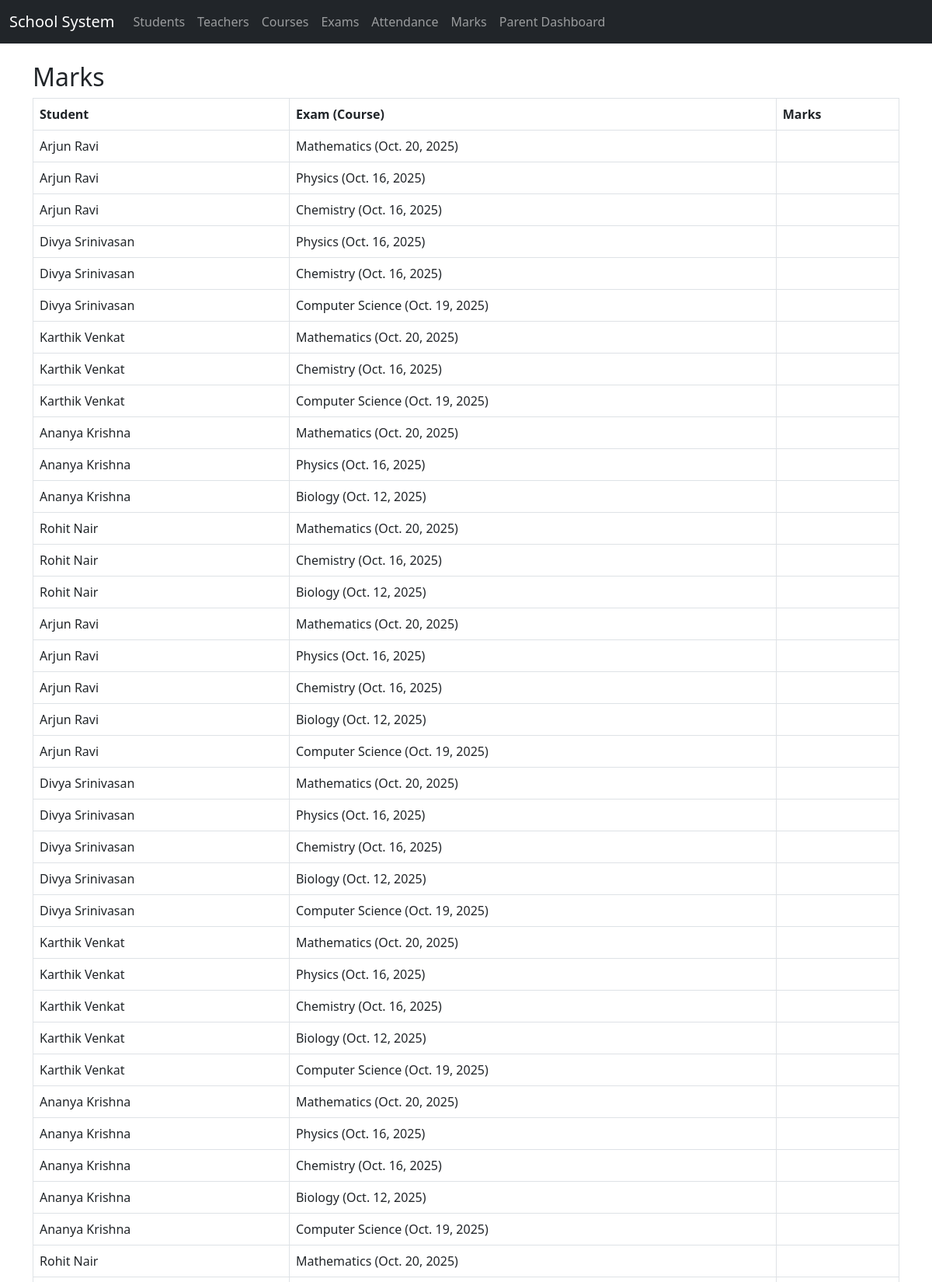
Page /marks/ (upper part) on the committed database.
### school/models.py (models this page shows, shortened)
class Marks(models.Model):
    student = models.ForeignKey(Student, on_delete=models.CASCADE)
    subject = models.ForeignKey(Course, on_delete=models.CASCADE, null=True, blank=True)
    exam = models.ForeignKey(Exam, null=True, blank=True, on_delete=models.SET_NULL)
    marks = models.IntegerField(default=0)

class Student(models.Model):
    user = models.OneToOneField(User, on_delete=models.CASCADE)
    enrollment_number = models.CharField(max_length=20, unique=True, null=True, blank=True)
    date_of_birth = models.DateField(null=True, blank=True)
    grade = models.CharField(max_length=10, null=True, blank=True)
    parent_user = models.ForeignKey(User, on_delete=models.SET_NULL, null=True, blank=True, related_name='children')
    courses = models.ManyToManyField('Course', blank=True)

class Exam(models.Model):
    name = models.CharField(max_length=100, null=True, blank=True)  # add this
    course = models.ForeignKey(Course, on_delete=models.CASCADE)
    date = models.DateField()
    total_marks = models.IntegerField(default=100)

class Course(models.Model):
    name = models.CharField(max_length=100)
    code = models.CharField(max_length=10, unique=True, default='COURSE001')
    teacher = models.ForeignKey(Teacher, on_delete=models.SET_NULL, null=True, blank=True, related_name='main_courses')

### school/views.py (the view)
# urls.py: path('marks/', views.marks_list, name='marks_list'),
def marks_list(request):
    marks_list = Marks.objects.all()
    return render(request, 'school/marks_list.html', {'marks_list': marks_list})

### school/templates/school/marks_list.html
{% extends 'school/base.html' %}
{% block content %}
<h2>Marks</h2>
<table class="table table-bordered">
    <tr>
        <th>Student</th>
        <th>Exam (Course)</th>
        <th>Marks</th>
    </tr>
    {% for mark in marks_list %}
    <tr>
        <td>{{ mark.student.user.first_name }} {{ mark.student.user.last_name }}</td>
        <td>{{ mark.exam.course.name }} ({{ mark.exam.date }})</td>
        <td>{{ mark.marks_obtained }}</td>
    </tr>
    {% endfor %}
</table>
{% endblock %}

### rows in the picture
Marks: student.user.first_name "Arjun", student.user.last_name "Ravi", exam.course.name "Mathematics", exam "Oct. 20, 2025"
Marks: student.user.first_name "Arjun", student.user.last_name "Ravi", exam.course.name "Physics", exam "Oct. 16, 2025"
Marks: student.user.first_name "Arjun", student.user.last_name "Ravi", exam.course.name "Chemistry", exam "Oct. 16, 2025"
Marks: student.user.first_name "Divya", student.user.last_name "Srinivasan", exam.course.name "Physics", exam "Oct. 16, 2025"
Marks: student.user.first_name "Divya", student.user.last_name "Srinivasan", exam.course.name "Chemistry", exam "Oct. 16, 2025"
Marks: student.user.first_name "Divya", student.user.last_name "Srinivasan", exam.course.name "Computer Science", exam "Oct. 19, 2025"
Marks: student.user.first_name "Karthik", student.user.last_name "Venkat", exam.course.name "Mathematics", exam "Oct. 20, 2025"
Marks: student.user.first_name "Karthik", student.user.last_name "Venkat", exam.course.name "Chemistry", exam "Oct. 16, 2025"
Marks: student.user.first_name "Karthik", student.user.last_name "Venkat", exam.course.name "Computer Science", exam "Oct. 19, 2025"
Marks: student.user.first_name "Ananya", student.user.last_name "Krishna", exam.course.name "Mathematics", exam "Oct. 20, 2025"
Marks: student.user.first_name "Ananya", student.user.last_name "Krishna", exam.course.name "Physics", exam "Oct. 16, 2025"
Marks: student.user.first_name "Ananya", student.user.last_name "Krishna", exam.course.name "Biology", exam "Oct. 12, 2025"
Marks: student.user.first_name "Rohit", student.user.last_name "Nair", exam.course.name "Mathematics", exam "Oct. 20, 2025"
Marks: student.user.first_name "Rohit", student.user.last_name "Nair", exam.course.name "Chemistry", exam "Oct. 16, 2025"
Marks: student.user.first_name "Rohit", student.user.last_name "Nair", exam.course.name "Biology", exam "Oct. 12, 2025"
Marks: student.user.first_name "Arjun", student.user.last_name "Ravi", exam.course.name "Mathematics", exam "Oct. 20, 2025"
Marks: student.user.first_name "Arjun", student.user.last_name "Ravi", exam.course.name "Physics", exam "Oct. 16, 2025"
Marks: student.user.first_name "Arjun", student.user.last_name "Ravi", exam.course.name "Chemistry", exam "Oct. 16, 2025"
Marks: student.user.first_name "Arjun", student.user.last_name "Ravi", exam.course.name "Biology", exam "Oct. 12, 2025"
Marks: student.user.first_name "Arjun", student.user.last_name "Ravi", exam.course.name "Computer Science", exam "Oct. 19, 2025"
Marks: student.user.first_name "Divya", student.user.last_name "Srinivasan", exam.course.name "Mathematics", exam "Oct. 20, 2025"
Marks: student.user.first_name "Divya", student.user.last_name "Srinivasan", exam.course.name "Physics", exam "Oct. 16, 2025"
Marks: student.user.first_name "Divya", student.user.last_name "Srinivasan", exam.course.name "Chemistry", exam "Oct. 16, 2025"
Marks: student.user.first_name "Divya", student.user.last_name "Srinivasan", exam.course.name "Biology", exam "Oct. 12, 2025"
Marks: student.user.first_name "Divya", student.user.last_name "Srinivasan", exam.course.name "Computer Science", exam "Oct. 19, 2025"
Marks: student.user.first_name "Karthik", student.user.last_name "Venkat", exam.course.name "Mathematics", exam "Oct. 20, 2025"
Marks: student.user.first_name "Karthik", student.user.last_name "Venkat", exam.course.name "Physics", exam "Oct. 16, 2025"
Marks: student.user.first_name "Karthik", student.user.last_name "Venkat", exam.course.name "Chemistry", exam "Oct. 16, 2025"
Marks: student.user.first_name "Karthik", student.user.last_name "Venkat", exam.course.name "Biology", exam "Oct. 12, 2025"
Marks: student.user.first_name "Karthik", student.user.last_name "Venkat", exam.course.name "Computer Science", exam "Oct. 19, 2025"
Marks: student.user.first_name "Ananya", student.user.last_name "Krishna", exam.course.name "Mathematics", exam "Oct. 20, 2025"
Marks: student.user.first_name "Ananya", student.user.last_name "Krishna", exam.course.name "Physics", exam "Oct. 16, 2025"
Marks: student.user.first_name "Ananya", student.user.last_name "Krishna", exam.course.name "Chemistry", exam "Oct. 16, 2025"
Marks: student.user.first_name "Ananya", student.user.last_name "Krishna", exam.course.name "Biology", exam "Oct. 12, 2025"
Marks: student.user.first_name "Ananya", student.user.last_name "Krishna", exam.course.name "Computer Science", exam "Oct. 19, 2025"
Marks: student.user.first_name "Rohit", student.user.last_name "Nair", exam.course.name "Mathematics", exam "Oct. 20, 2025"
